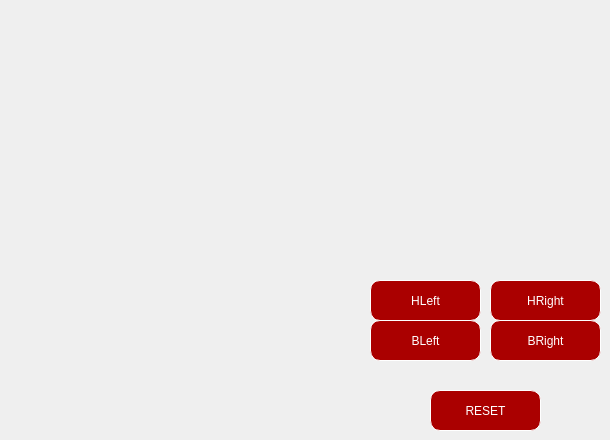
   <widget class="QWidget" name="tab_33">
    <attribute name="title">
     <string>LOGO PLACEMENT</string>
    </attribute>
    <widget class="QPushButton" name="logo1_2">
     <property name="geometry">
      <rect>
       <x>370</x>
       <y>280</y>
       <width>111</width>
       <height>41</height>
      </rect>
     </property>
     <property name="styleSheet">
      <string notr="true">QPushButton{
background-color: rgb(170, 0, 0);
border :1px solid rgb(255, 255, 255);
border-radius :10px;
color: #FFF;
padding-left: 20px;
padding-right:20px;

}

QPushButton::hover{
	font: 81 10pt &quot;Rockwell Extra Bold&quot;;
color:white;
border-radius:15px;
background:#45a8ff;

}</string>
     </property>
     <property name="text">
      <string>HLeft</string>
     </property>
    </widget>
    <widget class="QPushButton" name="logo2">
     <property name="geometry">
      <rect>
       <x>490</x>
       <y>320</y>
       <width>111</width>
       <height>41</height>
      </rect>
     </property>
     <property name="styleSheet">
      <string notr="true">QPushButton{
background-color: rgb(170, 0, 0);
border :1px solid rgb(255, 255, 255);
border-radius :10px;
color: #FFF;
padding-left: 20px;
padding-right:20px;

}

QPushButton::hover{
	font: 81 10pt &quot;Rockwell Extra Bold&quot;;
color:white;
border-radius:15px;
background:#45a8ff;

}</string>
     </property>
     <property name="text">
      <string>BRight</string>
     </property>
    </widget>
    <widget class="QPushButton" name="logo2_2">
     <property name="geometry">
      <rect>
       <x>370</x>
       <y>320</y>
       <width>111</width>
       <height>41</height>
      </rect>
     </property>
     <property name="styleSheet">
      <string notr="true">QPushButton{
background-color: rgb(170, 0, 0);
border :1px solid rgb(255, 255, 255);
border-radius :10px;
color: #FFF;
padding-left: 20px;
padding-right:20px;

}

QPushButton::hover{
	font: 81 10pt &quot;Rockwell Extra Bold&quot;;
color:white;
border-radius:15px;
background:#45a8ff;

}</string>
     </property>
     <property name="text">
      <string>BLeft</string>
     </property>
    </widget>
    <widget class="QPushButton" name="logo2_3">
     <property name="geometry">
      <rect>
       <x>490</x>
       <y>280</y>
       <width>111</width>
       <height>41</height>
      </rect>
     </property>
     <property name="styleSheet">
      <string notr="true">QPushButton{
background-color: rgb(170, 0, 0);
border :1px solid rgb(255, 255, 255);
border-radius :10px;
color: #FFF;
padding-left: 20px;
padding-right:20px;

}

QPushButton::hover{
	font: 81 10pt &quot;Rockwell Extra Bold&quot;;
color:white;
border-radius:15px;
background:#45a8ff;

}</string>
     </property>
     <property name="text">
      <string>HRight</string>
     </property>
    </widget>
    <widget class="QPushButton" name="reset">
     <property name="geometry">
      <rect>
       <x>430</x>
       <y>390</y>
       <width>111</width>
       <height>41</height>
      </rect>
     </property>
     <property name="styleSheet">
      <string notr="true">QPushButton{
background-color: rgb(170, 0, 0);
border :1px solid rgb(255, 255, 255);
border-radius :10px;
color: #FFF;
padding-left: 20px;
padding-right:20px;

}

QPushButton::hover{
	font: 81 10pt &quot;Rockwell Extra Bold&quot;;
color:white;
border-radius:15px;
background:#45a8ff;

}</string>
     </property>
     <property name="text">
      <string>RESET</string>
     </property>
    </widget>
   </widget>
